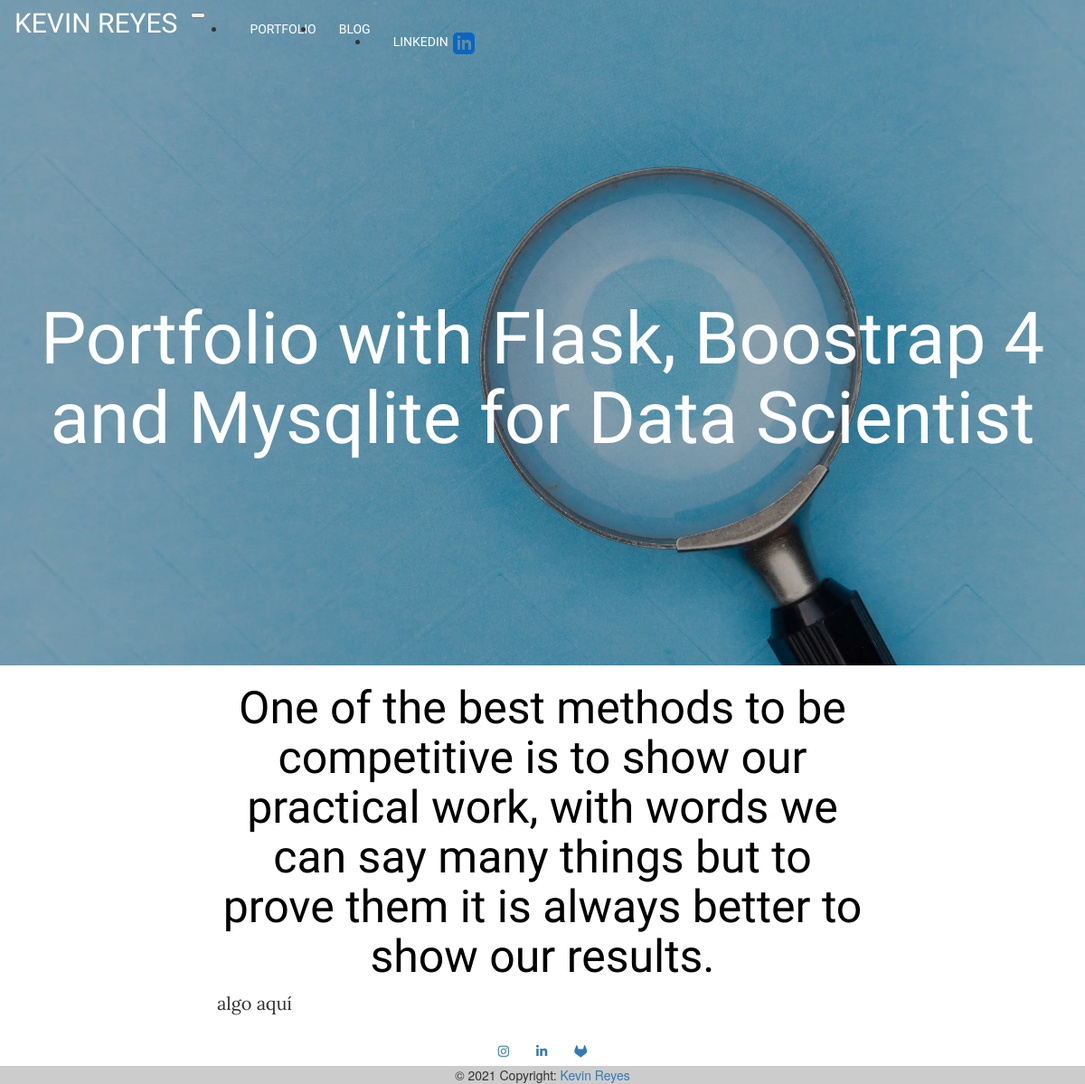
The app's page /blog/entry/5 with its own data.
### app/models.py (models this page shows, shortened)
class Blog(db.Model):
    id = db.Column(db.Integer, primary_key=True)
    title = db.Column(db.String(200), index=True)
    description = db.Column(db.Text, index=True)
    content = db.Column(db.Text, index=True)
    cat = db.Column(db.String(20), index=True)
    image = db.Column(db.String(50), index=True)
    created_at = db.Column(db.DateTime, nullable=False,default=datetime.utcnow)

### app/routes.py (the view)
@app.route('/blog/entry/<int:id>')
def blog_entry(id):
    entry = Blog.query.filter_by(id=id).first_or_404()
    if entry.image == None:
        background_url = "portada_blog.webp"
    else:
        background_url = entry.image
    title = entry.title
    content = entry.content
    split_content = content.split("<-img->")
    return render_template('blog_entry.html', title=title, entry=entry, background_url=background_url, split_content=split_content)

### app/templates/blog_entry.html (shortened to what this page needs)
{% extends "base.html" %}
{% block app_content %}
    <div class="bsecondary mt-5 pt-5 pb-5">
        <div class="container-2 pr-5 pl-5 pt-4 pb-4">
            <h1 class="mb-5" style="color:black;">{{entry.description}}</h1>
            {% if split_content|length>1: %}
                {% for i in range(0,split_content|length,2):%}
                    <p class="text-justify paragraph-dark">{{ split_content[i] }}</p>
                {% endfor %}
            {% else %}
                <p class="text-justify paragraph-dark">{{ split_content[0] }}</p>
            {% endif %}
        </div>
    </div>
{% endblock %}

### app/templates/base.html (shortened to what this page needs)
{% extends 'bootstrap/base.html' %}
{% block styles %}
{{ super() }}
<link rel="stylesheet" href="{{ url_for('static', filename='/css/prism.css') }}">
{% endblock styles %}
{% block navbar %}
<header>
  <div id="blur"></div>
  {% if dark:%}
    <nav class="navbar navbar-expand-lg navbar-light transparent pl-lg-5 pr-lg-5">
  {% else: %}
    <nav class="navbar navbar-expand-lg navbar-dark transparent pl-lg-5 pr-lg-5">
  {% endif %}
    <a class="navbar-brand" href="{{url_for('index')}}">KEVIN REYES</a>
    <button class="navbar-toggler" type="button" data-toggle="collapse" data-target="#navbarNav" aria-controls="navbarNav" aria-expanded="false" aria-label="Toggle navigation">
    </button>
    <div class="collapse navbar-collapse justify-content-end" id="navbarNav">
      <ul class="navbar-nav">
        <li id="link-b-1" class="nav-item active">
          <a class="nav-link" id="link-1" href="{{url_for('portfolio')}}">PORTFOLIO <span class="sr-only">(current)</span></a>
        </li>
        <li id="link-b-2" class="nav-item">
          <a class="nav-link" id="link-2" href="{{url_for('blog')}}">BLOG</a>
        </li>
        <li id="link-b-3" class="nav-item">
          <a class="nav-link linkedin" id="link-3" target="_blank" href="https://www.linkedin.com/in/kevin-reyes-cs/"><div style="margin-right: 5px;">LINKEDIN</div> <div></div></a>
        </li>
      </ul>
    </div>
  </nav>
  <div id="title">
    <h1 id="title-h1">{{title}}</h1>
  </div>
</header>
{% endblock %}
{% block content %}
  {% block app_content %}{% endblock %}
  <footer class="bg-dark text-center text-white">
    <div class="container p-4 pb-0">
      <section class="mb-4">
        <a class="btn btn-outline-light btn-floating m-1" target="_blank" href="https://www.instagram.com/kevin_reyescs/" role="button"
          ><i class="fab fa-instagram"></i
        ></a>
        <a class="btn btn-outline-light btn-floating m-1" target="_blank" href="https://www.linkedin.com/in/kevin-reyes-cs/" role="button"
          ><i class="fab fa-linkedin-in"></i
        ></a>
        <a class="btn btn-outline-light btn-floating m-1" target="_blank" href="https://gitlab.labcomp.cl/kreyes" role="button"
          ><i class="fab fa-gitlab"></i
        ></a>
      </section>
    </div>
    <div class="text-center p-3" style="background-color: rgba(0, 0, 0, 0.2);">
      © 2021 Copyright:
      <a class="text-white" href="https://mdbootstrap.com/">Kevin Reyes</a>
    </div>
  </footer>
{% endblock %}

### app/templates/base.html (style rules this page uses)
#blur { background-color: rgba(0, 0, 0, 0.3); width: 100%; position:absolute; height: 100%; }
header { background-size: cover; background-position: center; }
h1 { color: white; }
.nav-link,.navbar-brand { color: white!important; }
#title { position:relative; display: flex; align-items: center; max-height: 85%!important; top: 0px!important; left:0px!important; right:0px!important; bottom: 0px!important; text-align: center!important; width: 100%; font-family: 'Fjalla One', sans-serif; }
#title-h1 { text-align: center; width: 100%; font-size: 80px; }

### records on screen
Blog: title "Portfolio with Flask, Boostrap 4 and Mysqlite for Data Scientist", description "One of the best methods to be competitive is to show our practical work, with words we can say many things but to prove them it is always better to show our results."

### other values on screen
{{ split_content[i] }} "algo aquí"
